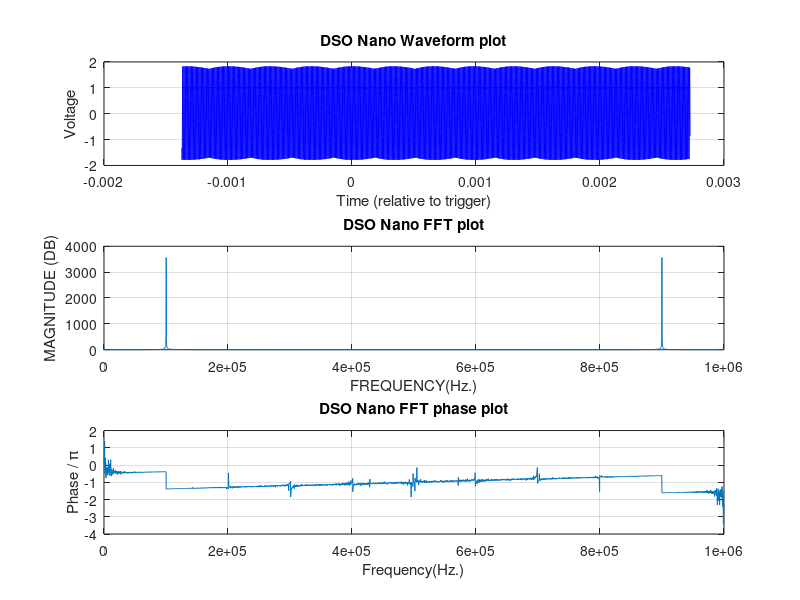

Here is the MATLAB script that generated this plot:
% #!/usr/bin/octave --persist
% Generated by BenfWaves - http://code.google.com/p/benfwaves
% Tested on Matlab R2013a

% Profile variables

originalFile = 'Serialized\100ksine.XML.test.csv';
fileNumber   = 'S039';
firmware     = 'V3.61';

voltageDiv   = 1;
attenuation  = 1;
vsens        = 0.0022;
vdiffMax     = 8;
rin          = 546000;

timeDiv      = 5E-06;
timeRange    = 0.004098;
sampleCount  = 4098;
firstIndex   = 0;
samplingFreq = sampleCount / timeRange;
sampPerDiv   = samplingFreq * timeDiv;
divRange     = timeRange / timeDiv;
fastSampMode = 'DisabledByTimescale';

triggerIndex = 1371;
triggerKind  = 'EdgeRising';
triggerMode  = 'AUTO';
triggerLevel = 1;
triggerSens  = 0;
triggerLow   = triggerLevel - triggerSens;
triggerHigh  = triggerLevel + triggerSens;


% Data series

voltages = [ ...
-1.317;	-1.782;	-1.541;	-0.716;	0.398;	1.369;	1.828;	1.558;	0.725;	-0.37;
-1.336;	-1.778;	-1.523;	-0.683;	0.429;	1.388;	1.828;	1.539;	0.694;	-0.405;
-1.358;	-1.782;	-1.51;	-0.653;	0.464;	1.412;	1.83;	1.523;	0.662;	-0.442;
-1.384;	-1.785;	-1.486;	-0.622;	0.496;	1.432;	1.83;	1.504;	0.631;	-0.472;
-1.404;	-1.782;	-1.469;	-0.594;	0.527;	1.454;	1.83;	1.486;	0.601;	-0.503;
-1.425;	-1.785;	-1.452;	-0.559;	0.559;	1.476;	1.83;	1.465;	0.57;	-0.533;
-1.445;	-1.782;	-1.43;	-0.524;	0.592;	1.497;	1.828;	1.445;	0.535;	-0.568;
-1.462;	-1.785;	-1.41;	-0.494;	0.625;	1.515;	1.828;	1.423;	0.505;	-0.598;
-1.484;	-1.78;	-1.388;	-0.459;	0.657;	1.534;	1.824;	1.404;	0.472;	-0.631;
-1.502;	-1.776;	-1.369;	-0.427;	0.692;	1.552;	1.822;	1.382;	0.44;	-0.664;
-1.519;	-1.774;	-1.345;	-0.392;	0.723;	1.573;	1.815;	1.358;	0.407;	-0.694;
-1.541;	-1.772;	-1.325;	-0.361;	0.753;	1.591;	1.813;	1.336;	0.374;	-0.725;
-1.558;	-1.767;	-1.301;	-0.326;	0.783;	1.604;	1.806;	1.31;	0.34;	-0.76;
-1.576;	-1.761;	-1.277;	-0.292;	0.814;	1.624;	1.8;	1.288;	0.307;	-0.79;
-1.589;	-1.761;	-1.254;	-0.259;	0.847;	1.639;	1.793;	1.262;	0.27;	-0.816;
-1.604;	-1.752;	-1.23;	-0.226;	0.877;	1.652;	1.787;	1.24;	0.239;	-0.847;
-1.619;	-1.745;	-1.206;	-0.192;	0.908;	1.669;	1.78;	1.217;	0.207;	-0.879;
-1.632;	-1.737;	-1.182;	-0.159;	0.936;	1.682;	1.772;	1.19;	0.174;	-0.905;
-1.645;	-1.728;	-1.156;	-0.126;	0.966;	1.698;	1.763;	1.164;	0.141;	-0.936;
-1.661;	-1.724;	-1.129;	-0.094;	0.995;	1.711;	1.754;	1.138;	0.107;	-0.966;
-1.671;	-1.715;	-1.101;	-0.057;	1.021;	1.719;	1.745;	1.112;	0.076;	-0.992;
-1.682;	-1.706;	-1.079;	-0.024;	1.049;	1.732;	1.735;	1.088;	0.039;	-1.019;
-1.695;	-1.695;	-1.051;	0.009;	1.075;	1.741;	1.724;	1.06;	0.009;	-1.049;
-1.706;	-1.684;	-1.027;	0.044;	1.103;	1.756;	1.713;	1.032;	-0.026;	-1.077;
-1.715;	-1.674;	-0.995;	0.078;	1.132;	1.767;	1.7;	1.005;	-0.059;	-1.103;
-1.728;	-1.661;	-0.966;	0.111;	1.162;	1.776;	1.689;	0.975;	-0.094;	-1.129;
-1.737;	-1.65;	-0.938;	0.148;	1.184;	1.787;	1.676;	0.947;	-0.124;	-1.156;
-1.743;	-1.639;	-0.91;	0.178;	1.21;	1.798;	1.661;	0.921;	-0.157;	-1.182;
-1.754;	-1.626;	-0.879;	0.213;	1.236;	1.804;	1.647;	0.888;	-0.194;	-1.206;
-1.758;	-1.61;	-0.851;	0.246;	1.26;	1.808;	1.632;	0.864;	-0.22;	-1.23;
-1.765;	-1.595;	-0.825;	0.276;	1.284;	1.815;	1.617;	0.831;	-0.257;	-1.256;
-1.772;	-1.58;	-0.792;	0.311;	1.306;	1.819;	1.597;	0.805;	-0.285;	-1.28;
-1.774;	-1.567;	-0.766;	0.342;	1.33;	1.824;	1.587;	0.775;	-0.32;	-1.304;
-1.78;	-1.55;	-0.733;	0.374;	1.354;	1.826;	1.569;	0.744;	-0.35;	-1.325;
-1.78;	-1.532;	-0.703;	0.409;	1.373;	1.828;	1.552;	0.716;	-0.385;	-1.345;
-1.78;	-1.521;	-0.672;	0.442;	1.399;	1.83;	1.534;	0.683;	-0.42;	-1.367;
-1.782;	-1.499;	-0.64;	0.474;	1.421;	1.83;	1.517;	0.653;	-0.448;	-1.386;
-1.785;	-1.482;	-0.612;	0.507;	1.441;	1.832;	1.521;	0.62;	-0.481;	-1.412;
-1.782;	-1.465;	-0.577;	0.54;	1.462;	1.832;	1.497;	0.59;	-0.516;	-1.432;
-1.782;	-1.445;	-0.546;	0.57;	1.484;	1.83;	1.458;	0.559;	-0.546;	-1.449;
-1.787;	-1.425;	-0.516;	0.603;	1.502;	1.828;	1.436;	0.524;	-0.579;	-1.471;
-1.782;	-1.404;	-0.483;	0.635;	1.521;	1.826;	1.417;	0.496;	-0.609;	-1.491;
-1.778;	-1.386;	-0.45;	0.668;	1.539;	1.824;	1.395;	0.461;	-0.644;	-1.506;
-1.776;	-1.362;	-0.416;	0.699;	1.558;	1.819;	1.378;	0.431;	-0.672;	-1.523;
-1.774;	-1.343;	-0.387;	0.729;	1.578;	1.817;	1.356;	0.398;	-0.703;	-1.547;
-1.772;	-1.319;	-0.353;	0.762;	1.593;	1.813;	1.328;	0.368;	-0.731;	-1.558;
-1.765;	-1.295;	-0.318;	0.792;	1.61;	1.806;	1.308;	0.333;	-0.766;	-1.578;
-1.763;	-1.271;	-0.285;	0.823;	1.626;	1.8;	1.282;	0.296;	-0.797;	-1.591;
-1.756;	-1.247;	-0.25;	0.855;	1.639;	1.793;	1.26;	0.268;	-0.827;	-1.608;
-1.75;	-1.225;	-0.218;	0.884;	1.658;	1.787;	1.234;	0.233;	-0.857;	-1.621;
-1.743;	-1.201;	-0.187;	0.912;	1.669;	1.776;	1.21;	0.202;	-0.884;	-1.634;
-1.735;	-1.175;	-0.155;	0.942;	1.684;	1.772;	1.186;	0.168;	-0.914;	-1.652;
-1.728;	-1.149;	-0.115;	0.971;	1.7;	1.761;	1.16;	0.133;	-0.942;	-1.663;
-1.719;	-1.123;	-0.085;	0.999;	1.713;	1.752;	1.134;	0.102;	-0.968;	-1.671;
-1.715;	-1.099;	-0.05;	1.027;	1.726;	1.743;	1.11;	0.067;	-0.999;	-1.684;
-1.7;	-1.071;	-0.017;	1.058;	1.735;	1.732;	1.082;	0.037;	-1.025;	-1.698;
-1.691;	-1.045;	0.02;	1.084;	1.748;	1.719;	1.053;	0;	-1.058;	-1.708;
-1.682;	-1.016;	0.052;	1.112;	1.761;	1.708;	1.025;	-0.035;	-1.084;	-1.717;
-1.671;	-0.988;	0.085;	1.14;	1.769;	1.695;	0.997;	-0.07;	-1.112;	-1.732;
-1.656;	-0.96;	0.122;	1.169;	1.778;	1.684;	0.964;	-0.1;	-1.136;	-1.739;
-1.647;	-0.931;	0.155;	1.188;	1.789;	1.671;	0.94;	-0.133;	-1.164;	-1.748;
-1.634;	-0.901;	0.189;	1.219;	1.798;	1.656;	0.91;	-0.17;	-1.186;	-1.754;
-1.619;	-0.871;	0.224;	1.245;	1.804;	1.643;	0.879;	-0.202;	-1.212;	-1.761;
-1.604;	-0.842;	0.259;	1.271;	1.811;	1.628;	0.851;	-0.235;	-1.243;	-1.767;
-1.589;	-0.81;	0.294;	1.295;	1.817;	1.608;	0.82;	-0.27;	-1.264;	-1.772;
-1.573;	-0.779;	0.326;	1.319;	1.824;	1.595;	0.79;	-0.305;	-1.291;	-1.778;
-1.558;	-0.746;	0.363;	1.345;	1.826;	1.576;	0.755;	-0.337;	-1.312;	-1.78;
-1.541;	-0.716;	0.396;	1.365;	1.828;	1.558;	0.729;	-0.37;	-1.334;	-1.78;
-1.528;	-0.688;	0.424;	1.388;	1.83;	1.543;	0.696;	-0.407;	-1.36;	-1.78;
-1.506;	-0.653;	0.461;	1.412;	1.828;	1.523;	0.666;	-0.437;	-1.38;	-1.782;
-1.489;	-0.625;	0.494;	1.432;	1.832;	1.53;	0.633;	-0.466;	-1.404;	-1.782;
-1.471;	-0.592;	0.527;	1.454;	1.832;	1.506;	0.603;	-0.501;	-1.423;	-1.782;
-1.452;	-0.559;	0.557;	1.476;	1.828;	1.467;	0.57;	-0.533;	-1.441;	-1.785;
-1.43;	-0.527;	0.592;	1.497;	1.83;	1.447;	0.535;	-0.566;	-1.462;	-1.78;
-1.412;	-0.492;	0.625;	1.515;	1.826;	1.425;	0.507;	-0.598;	-1.482;	-1.778;
-1.393;	-0.464;	0.655;	1.532;	1.824;	1.406;	0.474;	-0.631;	-1.499;	-1.778;
-1.371;	-0.431;	0.683;	1.55;	1.819;	1.384;	0.444;	-0.659;	-1.517;	-1.776;
-1.351;	-0.4;	0.716;	1.569;	1.817;	1.362;	0.411;	-0.69;	-1.539;	-1.772;
-1.325;	-0.366;	0.749;	1.587;	1.813;	1.338;	0.379;	-0.72;	-1.552;	-1.767;
-1.306;	-0.333;	0.777;	1.602;	1.808;	1.317;	0.346;	-0.753;	-1.571;	-1.765;
-1.282;	-0.298;	0.812;	1.621;	1.802;	1.295;	0.309;	-0.781;	-1.587;	-1.756;
-1.258;	-0.266;	0.842;	1.634;	1.795;	1.269;	0.281;	-0.812;	-1.6;	-1.752;
-1.236;	-0.233;	0.871;	1.652;	1.791;	1.247;	0.246;	-0.844;	-1.615;	-1.743;
-1.21;	-0.198;	0.901;	1.667;	1.78;	1.223;	0.215;	-0.871;	-1.628;	-1.739;
-1.184;	-0.17;	0.931;	1.678;	1.774;	1.197;	0.183;	-0.899;	-1.647;	-1.732;
-1.16;	-0.133;	0.958;	1.693;	1.767;	1.169;	0.146;	-0.934;	-1.656;	-1.724;
-1.136;	-0.098;	0.986;	1.704;	1.756;	1.143;	0.115;	-0.96;	-1.671;	-1.717;
-1.108;	-0.065;	1.016;	1.719;	1.748;	1.116;	0.076;	-0.99;	-1.682;	-1.706;
-1.084;	-0.03;	1.045;	1.73;	1.737;	1.088;	0.044;	-1.016;	-1.693;	-1.698;
-1.058;	0.002;	1.071;	1.743;	1.726;	1.064;	0.013;	-1.045;	-1.702;	-1.687;
-1.029;	0.035;	1.099;	1.754;	1.713;	1.04;	-0.017;	-1.069;	-1.713;	-1.676;
-1.001;	0.067;	1.127;	1.765;	1.704;	1.012;	-0.052;	-1.099;	-1.726;	-1.665;
-0.971;	0.107;	1.153;	1.776;	1.691;	0.979;	-0.083;	-1.123;	-1.732;	-1.652;
-0.945;	0.139;	1.177;	1.785;	1.678;	0.955;	-0.115;	-1.149;	-1.743;	-1.643;
-0.916;	0.172;	1.206;	1.795;	1.663;	0.923;	-0.157;	-1.177;	-1.752;	-1.628;
-0.884;	0.209;	1.232;	1.8;	1.65;	0.892;	-0.189;	-1.203;	-1.761;	-1.613;
-0.857;	0.244;	1.258;	1.811;	1.634;	0.864;	-0.22;	-1.23;	-1.765;	-1.597;
-0.825;	0.276;	1.282;	1.815;	1.615;	0.834;	-0.255;	-1.254;	-1.769;	-1.582;
-0.794;	0.309;	1.308;	1.819;	1.602;	0.805;	-0.287;	-1.277;	-1.778;	-1.565;
-0.766;	0.344;	1.332;	1.824;	1.587;	0.773;	-0.322;	-1.301;	-1.778;	-1.552;
-0.733;	0.376;	1.354;	1.828;	1.569;	0.746;	-0.353;	-1.323;	-1.78;	-1.536;
-0.705;	0.409;	1.375;	1.83;	1.554;	0.714;	-0.385;	-1.345;	-1.78;	-1.519;
-0.672;	0.444;	1.399;	1.828;	1.534;	0.683;	-0.42;	-1.369;	-1.782;	-1.497;
-0.64;	0.477;	1.423;	1.83;	1.515;	0.651;	-0.453;	-1.393;	-1.782;	-1.48;
-0.607;	0.509;	1.443;	1.83;	1.493;	0.622;	-0.481;	-1.41;	-1.782;	-1.462;
-0.579;	0.538;	1.462;	1.83;	1.478;	0.588;	-0.516;	-1.43;	-1.787;	-1.443;
-0.546;	0.572;	1.482;	1.828;	1.458;	0.555;	-0.546;	-1.452;	-1.782;	-1.425;
-0.518;	0.605;	1.499;	1.828;	1.439;	0.527;	-0.577;	-1.471;	-1.782;	-1.408;
-0.481;	0.635;	1.521;	1.826;	1.417;	0.496;	-0.612;	-1.489;	-1.78;	-1.384;
-0.448;	0.668;	1.541;	1.822;	1.397;	0.464;	-0.64;	-1.506;	-1.776;	-1.362;
-0.418;	0.701;	1.56;	1.822;	1.375;	0.431;	-0.672;	-1.528;	-1.774;	-1.341;
-0.385;	0.731;	1.576;	1.817;	1.349;	0.396;	-0.703;	-1.543;	-1.772;	-1.317;
-0.348;	0.76;	1.593;	1.811;	1.33;	0.366;	-0.738;	-1.56;	-1.769;	-1.295;
-0.318;	0.792;	1.61;	1.804;	1.304;	0.329;	-0.766;	-1.576;	-1.761;	-1.273;
-0.287;	0.82;	1.626;	1.8;	1.284;	0.298;	-0.797;	-1.593;	-1.756;	-1.251;
-0.252;	0.853;	1.641;	1.793;	1.26;	0.266;	-0.829;	-1.608;	-1.752;	-1.225;
-0.218;	0.879;	1.658;	1.782;	1.236;	0.235;	-0.855;	-1.621;	-1.743;	-1.201;
-0.187;	0.912;	1.669;	1.78;	1.21;	0.202;	-0.884;	-1.639;	-1.737;	-1.175;
-0.152;	0.942;	1.687;	1.772;	1.184;	0.17;	-0.91;	-1.647;	-1.728;	-1.151;
-0.12;	0.968;	1.7;	1.763;	1.16;	0.135;	-0.942;	-1.661;	-1.724;	-1.123;
-0.085;	0.999;	1.713;	1.752;	1.136;	0.1;	-0.971;	-1.674;	-1.713;	-1.097;
-0.052;	1.027;	1.721;	1.743;	1.108;	0.067;	-0.999;	-1.684;	-1.702;	-1.075;
-0.017;	1.056;	1.737;	1.732;	1.082;	0.037;	-1.027;	-1.698;	-1.691;	-1.045;
0.017;	1.084;	1.748;	1.717;	1.053;	0;	-1.056;	-1.706;	-1.682;	-1.016;
0.05;	1.11;	1.758;	1.711;	1.027;	-0.033;	-1.082;	-1.719;	-1.669;	-0.99;
0.085;	1.138;	1.769;	1.698;	0.995;	-0.065;	-1.108;	-1.728;	-1.661;	-0.962;
0.12;	1.164;	1.78;	1.684;	0.968;	-0.1;	-1.138;	-1.739;	-1.647;	-0.929;
0.157;	1.193;	1.791;	1.671;	0.938;	-0.137;	-1.162;	-1.748;	-1.632;	-0.901;
0.187;	1.217;	1.795;	1.658;	0.91;	-0.168;	-1.188;	-1.754;	-1.619;	-0.875;
0.224;	1.243;	1.806;	1.643;	0.886;	-0.196;	-1.214;	-1.761;	-1.606;	-0.844;
0.252;	1.267;	1.811;	1.626;	0.855;	-0.235;	-1.238;	-1.767;	-1.591;	-0.814;
0.287;	1.293;	1.817;	1.61;	0.823;	-0.266;	-1.262;	-1.776;	-1.578;	-0.783;
0.322;	1.317;	1.822;	1.595;	0.792;	-0.298;	-1.286;	-1.776;	-1.563;	-0.755;
0.355;	1.336;	1.824;	1.578;	0.764;	-0.331;	-1.308;	-1.78;	-1.547;	-0.725;
0.387;	1.36;	1.828;	1.565;	0.736;	-0.366;	-1.332;	-1.78;	-1.53;	-0.694;
0.42;	1.384;	1.828;	1.547;	0.703;	-0.4;	-1.354;	-1.782;	-1.513;	-0.664;
0.457;	1.406;	1.832;	1.552;	0.672;	-0.427;	-1.375;	-1.782;	-1.493;	-0.631;
0.485;	1.428;	1.832;	1.53;	0.64;	-0.459;	-1.397;	-1.78;	-1.473;	-0.596;
0.518;	1.452;	1.832;	1.513;	0.607;	-0.496;	-1.419;	-1.785;	-1.454;	-0.566;
0.553;	1.471;	1.83;	1.469;	0.572;	-0.529;	-1.441;	-1.782;	-1.434;	-0.531;
0.588;	1.491;	1.828;	1.449;	0.542;	-0.561;	-1.462;	-1.778;	-1.419;	-0.498;
0.618;	1.513;	1.828;	1.428;	0.511;	-0.596;	-1.478;	-1.782;	-1.393;	-0.468;
0.651;	1.53;	1.824;	1.408;	0.477;	-0.627;	-1.497;	-1.778;	-1.373;	-0.437;
0.686;	1.55;	1.822;	1.386;	0.444;	-0.657;	-1.519;	-1.776;	-1.349;	-0.4;
0.714;	1.569;	1.817;	1.36;	0.413;	-0.69;	-1.534;	-1.772;	-1.328;	-0.37;
0.744;	1.587;	1.813;	1.343;	0.381;	-0.718;	-1.552;	-1.772;	-1.308;	-0.335;
0.779;	1.602;	1.808;	1.321;	0.348;	-0.749;	-1.569;	-1.761;	-1.284;	-0.303;
0.81;	1.617;	1.802;	1.295;	0.318;	-0.779;	-1.582;	-1.758;	-1.262;	-0.268;
0.838;	1.634;	1.798;	1.271;	0.281;	-0.814;	-1.597;	-1.752;	-1.234;	-0.233;
0.868;	1.65;	1.787;	1.247;	0.248;	-0.84;	-1.617;	-1.748;	-1.21;	-0.202;
0.901;	1.665;	1.782;	1.219;	0.215;	-0.875;	-1.632;	-1.737;	-1.186;	-0.168;
0.931;	1.68;	1.774;	1.193;	0.181;	-0.903;	-1.645;	-1.732;	-1.162;	-0.133;
0.958;	1.695;	1.765;	1.169;	0.148;	-0.931;	-1.656;	-1.724;	-1.136;	-0.098;
0.988;	1.706;	1.758;	1.145;	0.115;	-0.958;	-1.669;	-1.715;	-1.108;	-0.065;
1.016;	1.719;	1.748;	1.119;	0.081;	-0.986;	-1.68;	-1.706;	-1.086;	-0.033;
1.045;	1.73;	1.737;	1.092;	0.052;	-1.014;	-1.691;	-1.698;	-1.056;	0.004;
1.071;	1.745;	1.726;	1.066;	0.015;	-1.042;	-1.704;	-1.687;	-1.029;	0.035;
1.099;	1.754;	1.715;	1.038;	-0.017;	-1.071;	-1.717;	-1.676;	-1.003;	0.072;
1.125;	1.765;	1.702;	1.008;	-0.05;	-1.097;	-1.724;	-1.665;	-0.973;	0.104;
1.153;	1.776;	1.689;	0.982;	-0.087;	-1.127;	-1.737;	-1.656;	-0.945;	0.139;
1.18;	1.785;	1.676;	0.951;	-0.122;	-1.151;	-1.743;	-1.641;	-0.916;	0.172;
1.206;	1.791;	1.665;	0.925;	-0.152;	-1.175;	-1.752;	-1.626;	-0.888;	0.207;
1.232;	1.802;	1.647;	0.894;	-0.189;	-1.206;	-1.758;	-1.613;	-0.855;	0.242;
1.258;	1.811;	1.63;	0.866;	-0.22;	-1.227;	-1.765;	-1.597;	-0.823;	0.276;
1.284;	1.817;	1.617;	0.834;	-0.255;	-1.256;	-1.774;	-1.58;	-0.79;	0.313;
1.312;	1.822;	1.6;	0.797;	-0.292;	-1.28;	-1.774;	-1.563;	-0.757;	0.348;
1.332;	1.826;	1.584;	0.768;	-0.329;	-1.304;	-1.778;	-1.55;	-0.727;	0.385;
1.36;	1.828;	1.563;	0.736;	-0.363;	-1.33;	-1.782;	-1.53;	-0.696;	0.418;
1.382;	1.828;	1.545;	0.703;	-0.398;	-1.354;	-1.782;	-1.513;	-0.664;	0.453;
1.406;	1.828;	1.528;	0.67;	-0.431;	-1.38;	-1.782;	-1.493;	-0.633;	0.487;
1.428;	1.835;	1.528;	0.64;	-0.464;	-1.397;	-1.785;	-1.473;	-0.596;	0.52;
1.449;	1.83;	1.486;	0.605;	-0.496;	-1.421;	-1.785;	-1.454;	-0.564;	0.555;
1.471;	1.83;	1.471;	0.572;	-0.531;	-1.443;	-1.782;	-1.434;	-0.531;	0.588;
1.491;	1.83;	1.449;	0.542;	-0.564;	-1.462;	-1.782;	-1.417;	-0.496;	0.62;
1.513;	1.828;	1.428;	0.509;	-0.596;	-1.48;	-1.78;	-1.393;	-0.466;	0.653;
1.532;	1.822;	1.406;	0.477;	-0.627;	-1.499;	-1.78;	-1.373;	-0.433;	0.686;
1.552;	1.822;	1.384;	0.444;	-0.662;	-1.521;	-1.776;	-1.349;	-0.398;	0.718;
1.571;	1.817;	1.36;	0.411;	-0.69;	-1.539;	-1.772;	-1.325;	-0.363;	0.749;
1.587;	1.813;	1.338;	0.376;	-0.727;	-1.556;	-1.772;	-1.304;	-0.329;	0.783;
1.604;	1.806;	1.312;	0.34;	-0.757;	-1.571;	-1.763;	-1.28;	-0.296;	0.814;
1.619;	1.804;	1.288;	0.309;	-0.788;	-1.587;	-1.758;	-1.258;	-0.263;	0.844;
1.639;	1.795;	1.264;	0.274;	-0.82;	-1.604;	-1.752;	-1.23;	-0.224;	0.877;
1.654;	1.785;	1.24;	0.237;	-0.851;	-1.619;	-1.743;	-1.203;	-0.192;	0.91;
1.671;	1.78;	1.214;	0.207;	-0.879;	-1.634;	-1.737;	-1.177;	-0.155;	0.94;
1.684;	1.774;	1.184;	0.172;	-0.91;	-1.647;	-1.728;	-1.151;	-0.12;	0.966;
1.698;	1.763;	1.162;	0.135;	-0.942;	-1.661;	-1.724;	-1.125;	-0.085;	1.001;
1.713;	1.752;	1.132;	0.098;	-0.971;	-1.676;	-1.713;	-1.099;	-0.052;	1.027;
1.724;	1.741;	1.106;	0.065;	-0.999;	-1.689;	-1.702;	-1.073;	-0.017;	1.056;
1.735;	1.732;	1.079;	0.033;	-1.027;	-1.698;	-1.691;	-1.045;	0.02;	1.084;
1.748;	1.719;	1.056;	-0.002;	-1.056;	-1.708;	-1.682;	-1.016;	0.052;	1.114;
1.758;	1.708;	1.025;	-0.035;	-1.086;	-1.724;	-1.669;	-0.986;	0.087;	1.14;
1.769;	1.693;	0.992;	-0.072;	-1.114;	-1.728;	-1.656;	-0.958;	0.124;	1.166;
1.78;	1.684;	0.966;	-0.104;	-1.14;	-1.739;	-1.645;	-0.925;	0.159;	1.195;
1.793;	1.669;	0.934;	-0.144;	-1.166;	-1.75;	-1.63;	-0.894;	0.196;	1.223;
1.8;	1.656;	0.908;	-0.172;	-1.193;	-1.756;	-1.615;	-0.871;	0.231;	1.247;
1.808;	1.641;	0.877;	-0.209;	-1.223;	-1.761;	-1.602;	-0.836;	0.266;	1.273;
1.813;	1.621;	0.847;	-0.242;	-1.245;	-1.769;	-1.587;	-0.805;	0.296;	1.299;
1.819;	1.608;	0.816;	-0.276;	-1.271;	-1.776;	-1.571;	-0.775;	0.333;	1.323;
1.822;	1.591;	0.779;	-0.313;	-1.295;	-1.776;	-1.554;	-0.742;	0.368;	1.347;
1.826;	1.573;	0.753;	-0.344;	-1.319;	-1.778;	-1.541;	-0.712;	0.4;	1.371;
1.828;	1.556;	0.72;	-0.381;	-1.343;	-1.782;	-1.521;	-0.679;	0.44;	1.395;
1.828;	1.536;	0.688;	-0.416;	-1.365;	-1.782;	-1.499;	-0.649;	0.472;	1.419;
1.832;	1.541;	0.657;	-0.446;	-1.388;	-1.782;	-1.482;	-0.614;	0.505;	1.439;
1.832;	1.521;	0.625;	-0.479;	-1.408;	-1.785;	-1.465;	-0.581;	0.535;	1.462;
1.832;	1.502;	0.592;	-0.516;	-1.43;	-1.785;	-1.443;	-0.546;	0.572;	1.484;
1.83;	1.458;	0.555;	-0.546;	-1.454;	-1.785;	-1.421;	-0.514;	0.609;	1.502;
1.83;	1.436;	0.522;	-0.581;	-1.473;	-1.782;	-1.404;	-0.479;	0.64;	1.523;
1.826;	1.415;	0.49;	-0.618;	-1.493;	-1.78;	-1.38;	-0.444;	0.67;	1.543;
1.822;	1.393;	0.457;	-0.644;	-1.513;	-1.776;	-1.36;	-0.411;	0.705;	1.565;
1.819;	1.369;	0.422;	-0.681;	-1.534;	-1.772;	-1.334;	-0.376;	0.738;	1.584;
1.815;	1.345;	0.39;	-0.709;	-1.547;	-1.769;	-1.31;	-0.342;	0.77;	1.6;
1.811;	1.325;	0.357;	-0.742;	-1.565;	-1.765;	-1.288;	-0.309;	0.803;	1.615;
1.804;	1.299;	0.32;	-0.773;	-1.584;	-1.758;	-1.264;	-0.274;	0.834;	1.63;
1.798;	1.273;	0.287;	-0.807;	-1.597;	-1.754;	-1.243;	-0.239;	0.866;	1.647;
1.789;	1.249;	0.252;	-0.84;	-1.613;	-1.748;	-1.214;	-0.202;	0.897;	1.663;
1.78;	1.223;	0.215;	-0.871;	-1.628;	-1.741;	-1.188;	-0.172;	0.927;	1.678;
1.774;	1.197;	0.183;	-0.899;	-1.645;	-1.732;	-1.162;	-0.135;	0.958;	1.691;
1.767;	1.169;	0.152;	-0.929;	-1.654;	-1.724;	-1.136;	-0.098;	0.986;	1.706;
1.756;	1.145;	0.113;	-0.96;	-1.667;	-1.717;	-1.108;	-0.065;	1.016;	1.719;
1.748;	1.119;	0.078;	-0.988;	-1.684;	-1.706;	-1.079;	-0.028;	1.045;	1.73;
1.739;	1.09;	0.046;	-1.014;	-1.693;	-1.695;	-1.053;	0.007;	1.077;	1.745;
1.726;	1.062;	0.011;	-1.049;	-1.704;	-1.682;	-1.025;	0.041;	1.103;	1.756;
1.713;	1.034;	-0.024;	-1.075;	-1.715;	-1.674;	-0.997;	0.074;	1.132;	1.767;
1.702;	1.005;	-0.059;	-1.101;	-1.728;	-1.661;	-0.968;	0.111;	1.16;	1.776;
1.687;	0.973;	-0.094;	-1.129;	-1.739;	-1.65;	-0.938;	0.146;	1.184;	1.787;
1.676;	0.947;	-0.128;	-1.158;	-1.745;	-1.639;	-0.908;	0.181;	1.214;	1.8;
1.658;	0.914;	-0.168;	-1.184;	-1.752;	-1.624;	-0.875;	0.215;	1.238;	1.804;
1.647;	0.888;	-0.194;	-1.21;	-1.761;	-1.608;	-0.851;	0.25;	1.264;	1.813;
1.628;	0.857;	-0.229;	-1.236;	-1.765;	-1.591;	-0.816;	0.285;	1.288;	1.817;
1.613;	0.825;	-0.263;	-1.258;	-1.772;	-1.576;	-0.783;	0.32;	1.314;	1.822;
1.597;	0.797;	-0.298;	-1.284;	-1.776;	-1.56;	-0.753;	0.353;	1.341;	1.826;
1.58;	0.762;	-0.333;	-1.308;	-1.778;	-1.545;	-0.72;	0.392;	1.362;	1.828;
1.563;	0.729;	-0.366;	-1.332;	-1.778;	-1.528;	-0.688;	0.422;	1.388;	1.83;
1.543;	0.699;	-0.405;	-1.356;	-1.78;	-1.508;	-0.657;	0.459;	1.41;	1.83;
1.523;	0.666;	-0.437;	-1.382;	-1.785;	-1.489;	-0.622;	0.494;	1.434;	1.832;
1.526;	0.629;	-0.47;	-1.406;	-1.782;	-1.469;	-0.59;	0.529;	1.458;	1.832;
1.506;	0.598;	-0.505;	-1.425;	-1.782;	-1.449;	-0.555;	0.561;	1.478;	1.83;
1.465;	0.566;	-0.538;	-1.445;	-1.785;	-1.43;	-0.522;	0.596;	1.499;	1.83;
1.441;	0.531;	-0.57;	-1.467;	-1.78;	-1.404;	-0.485;	0.633;	1.519;	1.828;
1.419;	0.498;	-0.609;	-1.489;	-1.78;	-1.386;	-0.45;	0.668;	1.539;	1.822;
1.397;	0.466;	-0.64;	-1.506;	-1.776;	-1.362;	-0.418;	0.699;	1.558;	1.819;
1.375;	0.431;	-0.675;	-1.526;	-1.774;	-1.338;	-0.385;	0.731;	1.58;	1.815;
1.351;	0.392;	-0.707;	-1.547;	-1.772;	-1.317;	-0.346;	0.766;	1.595;	1.811;
1.323;	0.361;	-0.738;	-1.56;	-1.765;	-1.293;	-0.313;	0.797;	1.613;	1.806;
1.304;	0.331;	-0.77;	-1.58;	-1.763;	-1.271;	-0.281;	0.827;	1.628;	1.798;
1.277;	0.292;	-0.801;	-1.595;	-1.754;	-1.243;	-0.246;	0.86;	1.643;	1.793;
1.256;	0.259;	-0.831;	-1.61;	-1.75;	-1.221;	-0.209;	0.892;	1.661;	1.785;
1.232;	0.226;	-0.864;	-1.626;	-1.739;	-1.19;	-0.176;	0.923;	1.676;	1.774;
1.203;	0.192;	-0.892;	-1.639;	-1.732;	-1.166;	-0.139;	0.953;	1.693;	1.767;
1.175;	0.155;	-0.925;	-1.656;	-1.724;	-1.14;	-0.102;	0.984;	1.706;	1.758;
1.149;	0.122;	-0.953;	-1.667;	-1.717;	-1.112;	-0.07;	1.01;	1.719;	1.75;
1.121;	0.085;	-0.984;	-1.678;	-1.711;	-1.084;	-0.035;	1.04;	1.73;	1.737;
1.092;	0.048;	-1.012;	-1.693;	-1.698;	-1.058;	0;	1.069;	1.741;	1.726;
1.066;	0.015;	-1.042;	-1.704;	-1.687;	-1.032;	0.035;	1.099;	1.754;	1.715;
1.038;	-0.02;	-1.073;	-1.713;	-1.674;	-1.001;	0.074;	1.127;	1.765;	1.7;
1.008;	-0.054;	-1.099;	-1.726;	-1.665;	-0.971;	0.104;	1.153;	1.776;	1.689;
0.979;	-0.091;	-1.127;	-1.737;	-1.65;	-0.94;	0.144;	1.182;	1.787;	1.678;
0.949;	-0.122;	-1.153;	-1.743;	-1.637;	-0.912;	0.176;	1.206;	1.795;	1.663;
0.921;	-0.157;	-1.177;	-1.752;	-1.628;	-0.881;	0.211;	1.236;	1.804;	1.647;
0.89;	-0.192;	-1.206;	-1.758;	-1.608;	-0.853;	0.248;	1.26;	1.808;	1.632;
0.86;	-0.224;	-1.232;	-1.765;	-1.593;	-0.82;	0.283;	1.286;	1.815;	1.615;
0.829;	-0.261;	-1.26;	-1.772;	-1.582;	-0.792;	0.318;	1.312;	1.822;	1.597;
0.799;	-0.294;	-1.284;	-1.774;	-1.565;	-0.76;	0.346;	1.334;	1.824;	1.582;
0.77;	-0.326;	-1.306;	-1.78;	-1.545;	-0.727;	0.383;	1.36;	1.83;	1.565;
0.738;	-0.361;	-1.33;	-1.78;	-1.53;	-0.696;	0.422;	1.382;	1.828;	1.547;
0.703;	-0.398;	-1.354;	-1.78;	-1.513;	-0.662;	0.455;	1.408;	1.83;	1.528;
0.67;	-0.433;	-1.375;	-1.782;	-1.491;	-0.627;	0.49;	1.43;	1.83;	1.508;
0.638;	-0.464;	-1.397;	-1.785;	-1.471;	-0.596;	0.522;	1.452;	1.83;	1.489;
0.607;	-0.496;	-1.421;	-1.782;	-1.454;	-0.561;	0.557;	1.473;	1.835;	1.486;
0.572;	-0.531;	-1.441;	-1.782;	-1.432;	-0.529;	0.59;	1.493;	1.828;	1.447;
0.54;	-0.564;	-1.462;	-1.785;	-1.412;	-0.496;	0.622;	1.513;	1.828;	1.425;
0.505;	-0.596;	-1.48;	-1.78;	-1.391;	-0.464;	0.657;	1.532;	1.826;	1.406;
0.474;	-0.631;	-1.502;	-1.778;	-1.369;	-0.427;	0.69;	1.556;	1.822;	1.38;
0.437;	-0.668;	-1.519;	-1.776;	-1.345;	-0.392;	0.725;	1.571;	1.815;	1.358;
0.407;	-0.696;	-1.541;	-1.772;	-1.321;	-0.359;	0.757;	1.591;	1.813;	1.334;
0.372;	-0.729;	-1.558;	-1.767;	-1.297;	-0.32;	0.792;	1.608;	1.806;	1.306;
0.335;	-0.762;	-1.576;	-1.758;	-1.269;	-0.283;	0.82;	1.63;	1.8;	1.282;
0.298;	-0.799;	-1.591;	-1.756;	-1.247;	-0.248;	0.857;	1.645;	1.793;	1.258;
0.261;	-0.829;	-1.608;	-1.75;	-1.219;	-0.213;	0.888;	1.658;	1.785;	1.232;
0.229;	-0.86;	-1.624;	-1.743;	-1.199;	-0.178;	0.916;	1.674;	1.778;	1.206;
0.198;	-0.89;	-1.639;	-1.735;	-1.171;	-0.144;	0.947;	1.689;	1.767;	1.182;
0.159;	-0.921;	-1.652;	-1.726;	-1.143;	-0.111;	0.979;	1.702;	1.761;	1.153;
0.124;	-0.951;	-1.667;	-1.719;	-1.119;	-0.076;	1.005;	1.717;	1.752;	1.125;
0.091;	-0.979;	-1.678;	-1.708;	-1.09;	-0.037;	1.036;	1.73;	1.739;	1.099;
0.057;	-1.01;	-1.689;	-1.698;	-1.06;	-0.004;	1.069;	1.741;	1.73;	1.073;
0.022;	-1.036;	-1.7;	-1.689;	-1.032;	0.03;	1.095;	1.752;	1.717;	1.045;
-0.011;	-1.064;	-1.711;	-1.68;	-1.008;	0.065;	1.123;	1.763;	1.704;	1.016;
-0.046;	-1.095;	-1.724;	-1.665;	-0.977;	0.1;	1.149;	1.774;	1.691;	0.986;
-0.081;	-1.121;	-1.732;	-1.656;	-0.951;	0.131;	1.175;	1.782;	1.68;	0.958;
-0.113;	-1.147;	-1.745;	-1.639;	-0.918;	0.168;	1.203;	1.793;	1.665;	0.927;
-0.146;	-1.173;	-1.75;	-1.628;	-0.888;	0.202;	1.227;	1.804;	1.652;	0.901;
-0.181;	-1.199;	-1.758;	-1.615;	-0.857;	0.237;	1.256;	1.808;	1.634;	0.868;
-0.22;	-1.225;	-1.763;	-1.597;	-0.829;	0.272;	1.28;	1.813;	1.621;	0.838;
-0.252;	-1.249;	-1.769;	-1.582;	-0.799;	0.309;	1.308;	1.819;	1.606;	0.807;
-0.285;	-1.277;	-1.774;	-1.565;	-0.766;	0.344;	1.332;	1.826;	1.584;	0.777;
-0.32;	-1.299;	-1.776;	-1.55;	-0.731;	0.376;	1.356;	1.828;	1.569;	0.746;
-0.355;	-1.323;	-1.782;	-1.534;	-0.705;	0.411;	1.378;	1.83;	1.552;	0.709;
-0.385;	-1.347;	-1.78;	-1.517;	-0.672;	0.444;	1.397;	1.83;	1.534;	0.681;
-0.422;	-1.371;	-1.78;	-1.502;	-0.638;	0.479;	1.421;	1.83;	1.513;	0.649;
-0.457;	-1.393;	-1.787;	-1.478;	-0.605;	0.511;	1.445;	1.83;	1.495;	0.616;
-0.487;	-1.415;	-1.785;	-1.46;	-0.575;	0.546;	1.465;	1.832;	1.497;	0.583;
-0.52;	-1.436;	-1.782;	-1.441;	-0.54;	0.579;	1.489;	1.83;	1.452;	0.553;
-0.553;	-1.454;	-1.782;	-1.419;	-0.507;	0.609;	1.508;	1.828;	1.436;	0.522;
-0.585;	-1.473;	-1.782;	-1.399;	-0.474;	0.646;	1.526;	1.826;	1.412;	0.483;
-0.62;	-1.493;	-1.778;	-1.375;	-0.442;	0.677;	1.543;	1.824;	1.393;	0.455;
-0.651;	-1.513;	-1.776;	-1.358;	-0.407;	0.707;	1.565;	1.822;	1.369;	0.42;
-0.683;	-1.53;	-1.774;	-1.334;	-0.372;	0.742;	1.584;	1.813;	1.345;	0.387;
-0.714;	-1.547;	-1.772;	-1.31;	-0.342;	0.773;	1.6;	1.808;	1.323;	0.355;
-0.744;	-1.567;	-1.763;	-1.288;	-0.305;	0.805;	1.617;	1.804;	1.297;	0.322;
-0.777;	-1.58;	-1.758;	-1.262;	-0.272;	0.834;	1.634;	1.798;	1.275;	0.289;
-0.805;	-1.595;	-1.754;	-1.24;	-0.237;	0.866;	1.65;	1.793;	1.251;	0.252;
-0.838;	-1.613;	-1.745;	-1.214;	-0.205;	0.894;	1.663;	1.785;	1.225;	0.222;
-0.866;	-1.626;	-1.739;	-1.19;	-0.17;	0.925;	1.678;	1.776;	1.201;	0.187;
-0.899;	-1.641;	-1.73;	-1.164;	-0.135;	0.955;	1.693;	1.765;	1.173;	0.152;
-0.927;	-1.654;	-1.726;	-1.136;	-0.102;	0.986;	1.706;	1.756;	1.149;	0.12;
-0.958;	-1.667;	-1.715;	-1.11;	-0.067;	1.014;	1.719;	1.75;	1.119;	0.083;
-0.986;	-1.68;	-1.706;	-1.084;	-0.033;	1.042;	1.732;	1.737;	1.092;	0.048;
-1.014;	-1.691;	-1.7;	-1.058;	0.002;	1.069;	1.741;	1.728;	1.064;	0.015;
-1.042;	-1.704;	-1.687;	-1.029;	0.037;	1.099;	1.752;	1.715;	1.04;	-0.015;
-1.069;	-1.713;	-1.676;	-1.001;	0.072;	1.127;	1.765;	1.704;	1.012;	-0.052;
-1.101;	-1.724;	-1.665;	-0.971;	0.107;	1.156;	1.776;	1.689;	0.979;	-0.087;
-1.123;	-1.732;	-1.652;	-0.942;	0.141;	1.182;	1.787;	1.678;	0.953;	-0.12;
-1.151;	-1.743;	-1.639;	-0.912;	0.174;	1.208;	1.795;	1.663;	0.921;	-0.155;
-1.177;	-1.75;	-1.624;	-0.884;	0.209;	1.232;	1.804;	1.647;	0.899;	-0.185;
-1.201;	-1.756;	-1.613;	-0.853;	0.244;	1.258;	1.811;	1.632;	0.864;	-0.22;
-1.227;	-1.765;	-1.595;	-0.825;	0.279;	1.284;	1.815;	1.619;	0.834;	-0.257;
-1.254;	-1.772;	-1.58;	-0.794;	0.311;	1.31;	1.819;	1.602;	0.801;	-0.289;
-1.282;	-1.774;	-1.565;	-0.762;	0.348;	1.336;	1.824;	1.582;	0.77;	-0.324;
-1.304;	-1.776;	-1.547;	-0.731;	0.381;	1.358;	1.826;	1.565;	0.742;	-0.357;
-1.328;	-1.78;	-1.53;	-0.696;	0.416;	1.382;	1.832;	1.573;	0.709;	-0.39;
-1.349;	-1.78;	-1.513;	-0.666;	0.45;	1.402;	1.83;	1.532;	0.677;	-0.422;
-1.371;	-1.78;	-1.497;	-0.635;	0.483;	1.425;	1.835;	1.536;	0.646;	-0.459;
-1.391;	-1.782;	-1.478;	-0.605;	0.514;	1.447;	1.83;	1.495;	0.616;	-0.485;
-1.412;	-1.782;	-1.458;	-0.575;	0.546;	1.465;	1.832;	1.497;	0.585;	-0.52;
-1.436;	-1.782;	-1.441;	-0.54;	0.579;	1.486;	1.828;	1.452;	0.551;	-0.555;
-1.456;	-1.78;	-1.419;	-0.507;	0.612;	1.508;	1.828;	1.432;	0.52;	-0.583;
-1.473;	-1.782;	-1.399;	-0.474;	0.644;	1.528;	1.826;	1.412;	0.483;	-0.616;
-1.493;	-1.778;	-1.378;	-0.442;	0.677;	1.545;	1.824;	1.391;	0.453;	-0.649;
-1.513;	-1.776;	-1.356;	-0.405;	0.712;	1.567;	1.819;	1.369;	0.422;	-0.683;
-1.53;	-1.772;	-1.332;	-0.372;	0.744;	1.582;	1.813;	1.347;	0.39;	-0.712;
-1.547;	-1.767;	-1.308;	-0.342;	0.773;	1.6;	1.811;	1.323;	0.355;	-0.746;
-1.567;	-1.763;	-1.286;	-0.307;	0.805;	1.617;	1.804;	1.297;	0.322;	-0.773;
-1.58;	-1.756;	-1.264;	-0.274;	0.831;	1.632;	1.798;	1.273;	0.285;	-0.805;
-1.6;	-1.756;	-1.238;	-0.237;	0.866;	1.65;	1.789;	1.249;	0.25;	-0.838;
-1.613;	-1.745;	-1.214;	-0.202;	0.899;	1.663;	1.782;	1.223;	0.22;	-0.871;
-1.628;	-1.737;	-1.188;	-0.168;	0.927;	1.678;	1.776;	1.201;	0.181;	-0.901;
-1.641;	-1.732;	-1.16;	-0.131;	0.958;	1.693;	1.765;	1.173;	0.148;	-0.929;
-1.656;	-1.724;	-1.134;	-0.1;	0.99;	1.706;	1.756;	1.145;	0.118;	-0.955;
-1.671;	-1.715;	-1.108;	-0.063;	1.016;	1.719;	1.748;	1.114;	0.081;	-0.99;
-1.682;	-1.706;	-1.082;	-0.028;	1.045;	1.732;	1.737;	1.09;	0.046;	-1.014;
-1.693;	-1.698;	-1.051;	0.007;	1.075;	1.745;	1.726;	1.064;	0.009;	-1.045;
-1.704;	-1.684;	-1.025;	0.041;	1.103;	1.754;	1.715;	1.036;	-0.022;	-1.071;
-1.717;	-1.674;	-0.999;	0.078;	1.132;	1.767;	1.702;	1.008;	-0.054;	-1.101;
-1.724;	-1.661;	-0.966;	0.111;	1.158;	1.778;	1.687;	0.977;	-0.091;	-1.127;
-1.732;	-1.65;	-0.938;	0.144;	1.184;	1.787;	1.678;	0.949;	-0.124;	-1.153;
-1.745;	-1.637;	-0.908;	0.178;	1.212;	1.795;	1.663;	0.921;	-0.159;	-1.182;
-1.75;	-1.624;	-0.879;	0.213;	1.234;	1.804;	1.647;	0.89;	-0.192;	-1.208;
-1.761;	-1.61;	-0.849;	0.248;	1.262;	1.811;	1.63;	0.855;	-0.233;	-1.232;
-1.765;	-1.593;	-0.818;	0.283;	1.286;	1.815;	1.615;	0.827;	-0.261;	-1.26;
-1.772;	-1.578;	-0.79;	0.32;	1.312;	1.824;	1.6;	0.797;	-0.294;	-1.284;
-1.776;	-1.56;	-0.757;	0.353;	1.338;	1.826;	1.58;	0.768;	-0.331;	-1.308;
-1.776;	-1.545;	-0.725;	0.383;	1.362;	1.83;	1.565;	0.738;	-0.361;	-1.33;
-1.782;	-1.528;	-0.694;	0.418;	1.384;	1.83;	1.547;	0.701;	-0.398;	-1.354;
-1.782;	-1.513;	-0.659;	0.453;	1.406;	1.832;	1.552;	0.672;	-0.429;	-1.375;
-1.782;	-1.493;	-0.629;	0.487;	1.428;	1.832;	1.534;	0.638;	-0.464;	-1.395;
-1.782;	-1.473;	-0.596;	0.522;	1.452;	1.83;	1.491;	0.607;	-0.496;	-1.419;
-1.782;	-1.456;	-0.566;	0.553;	1.469;	1.83;	1.469;	0.572;	-0.529;	-1.441;
-1.782;	-1.434;	-0.531;	0.588;	1.491;	1.83;	1.447;	0.546;	-0.561;	-1.458;
-1.782;	-1.412;	-0.498;	0.618;	1.513;	1.828;	1.428;	0.509;	-0.594;	-1.48;
-1.782;	-1.391;	-0.464;	0.655;	1.532;	1.824;	1.406;	0.474;	-0.625;	-1.497;
-1.776;	-1.369;	-0.431;	0.686;	1.55;	1.822;	1.384;	0.444;	-0.657;	-1.519;
-1.776;	-1.351;	-0.398;	0.718;	1.571;	1.819;	1.365;	0.411;	-0.692;	-1.536;
-1.772;	-1.325;	-0.363;	0.751;	1.589;	1.813;	1.341;	0.379;	-0.72;	-1.552;
-1.767;	-1.304;	-0.333;	0.779;	1.604;	1.811;	1.317;	0.346;	-0.751;	-1.571;
-1.761;	-1.282;	-0.3;	0.814;	1.621;	1.804;	1.291;	0.313;	-0.781;	-1.584;
-1.756;	-1.258;	-0.263;	0.838;	1.637;	1.795;	1.269;	0.279;	-0.814;	-1.6;
-1.754;	-1.236;	-0.233;	0.871;	1.652;	1.791;	1.247;	0.244;	-0.844;	-1.617;
-1.745;	-1.208;	-0.198;	0.899;	1.665;	1.782;	1.219;	0.213;	-0.873;	-1.628;
-1.739;	-1.186;	-0.163;	0.931;	1.682;	1.774;	1.193;	0.176;	-0.905;	-1.645;
-1.728;	-1.158;	-0.126;	0.964;	1.695;	1.763;	1.171;	0.146;	-0.934;	-1.654;
-1.721;	-1.132;	-0.096;	0.992;	1.711;	1.754;	1.143;	0.111;	-0.962;	-1.671;
-1.711;	-1.106;	-0.061;	1.021;	1.721;	1.748;	1.114;	0.078;	-0.99;	-1.682;
-1.702;	-1.077;	-0.026;	1.047;	1.732;	1.737;	1.088;	0.046;	-1.019;	-1.693;
-1.695;	-1.049;	0.009;	1.077;	1.745;	1.726;	1.062;	0.007;	-1.047;	-1.704;
-1.682;	-1.025;	0.041;	1.103;	1.754;	1.713;	1.034;	-0.026;	-1.075;	-1.715;
-1.674;	-0.997;	0.078;	1.132;	1.767;	1.7;	1.003;	-0.059;	-1.106;	-1.726;
-1.663;	-0.966;	0.113;	1.16;	1.778;	1.684;	0.975;	-0.091;	-1.132;	-1.737;
-1.65;	-0.936;	0.146;	1.188;	1.789;	1.674;	0.945;	-0.128;	-1.158;	-1.748;
-1.637;	-0.903;	0.183;	1.214;	1.795;	1.661;	0.912;	-0.161;	-1.186;	-1.754;
-1.619;	-0.873;	0.218;	1.238;	1.804;	1.645;	0.886;	-0.194;	-1.21;	-1.758;
-1.61;	-0.844;	0.252;	1.267;	1.813;	1.63;	0.86;	-0.233;	-1.234;	-1.765;
-1.593;	-0.816;	0.287;	1.291;	1.817;	1.615;	0.825;	-0.263;	-1.258;	-1.769;
-1.578;	-0.788;	0.32;	1.314;	1.822;	1.6;	0.799;	-0.296;	-1.286;	-1.774;
-1.563;	-0.753;	0.35;	1.338;	1.826;	1.58;	0.764;	-0.333;	-1.31;	-1.778;
-1.543;	-0.725;	0.383;	1.362;	1.828;	1.563;	0.736;	-0.363;	-1.332;	-1.782;
-1.528;	-0.692;	0.422;	1.386;	1.83;	1.545;	0.699;	-0.4;	-1.356;	-1.782;
-1.513;	-0.662;	0.457;	1.408;	1.83;	1.526;	0.668;	-0.433;	-1.38;	-1.785;
-1.493;	-0.627;	0.49;	1.432;	1.832;	1.53;	0.635;	-0.47;	-1.399;	-1.782;
-1.471;	-0.592;	0.527;	1.454;	1.83;	1.486;	0.603;	-0.501;	-1.423;	-1.785;
-1.449;	-0.561;	0.559;	1.476;	1.83;	1.467;	0.568;	-0.535;	-1.445;	-1.78;
-1.432;	-0.527;	0.594;	1.497;	1.83;	1.443;	0.538;	-0.568;	-1.465;	-1.78;
-1.41;	-0.492;	0.627;	1.517;	1.828;	1.423;	0.503;	-0.601;	-1.484;	-1.782;
-1.388;	-0.457;	0.659;	1.536;	1.824;	1.402;	0.466;	-0.633;	-1.502;	-1.778;
-1.367;	-0.422;	0.692;	1.554;	1.822;	1.38;	0.435;	-0.666;	-1.521;	-1.776;
-1.347;	-0.392;	0.725;	1.573;	1.817;	1.356;	0.403;	-0.703;	-1.541;	-1.772;
-1.321;	-0.357;	0.755;	1.591;	1.811;	1.336;	0.372;	-0.729;	-1.556;	-1.767;
-1.299;	-0.326;	0.788;	1.608;	1.806;	1.312;	0.337;	-0.76;	-1.578;	-1.761;
-1.275;	-0.292;	0.818;	1.626;	1.8;	1.286;	0.305;	-0.79;	-1.591;	-1.754;
-1.251;	-0.252;	0.851;	1.643;	1.793;	1.262;	0.27;	-0.823;	-1.606;	-1.752;
-1.225;	-0.22;	0.881;	1.658;	1.787;	1.236;	0.233;	-0.855;	
];

npoints = length(voltages);
times = ((0:(npoints-1)) + firstIndex - triggerIndex) / samplingFreq;
endtimes = [times(1), times(end)];
triglowpts = [triggerLow, triggerLow];
trighighpts = [triggerHigh, triggerHigh];

% Plot the data
fname = ['DSO Nano Waveform/FFT plot: ' fileNumber];
figure('Name',fname);
subplot(3,1,1)       % add Data plot in 3 x 1 grid
plot(...
	endtimes, triglowpts,  'r', ...
	endtimes, trighighpts, 'r', ...
	   times, voltages,    'b'  ...
);
title('DSO Nano Waveform plot');
xlabel('Time (relative to trigger)');
ylabel('Voltage');
grid on;

subplot(3,1,2)       % add FFT plot in 3 x 1 grid
N = 4096;
fs = samplingFreq;
freq = linspace(0,fs,N);
F = fft(voltages,N);
maxFreq = N;
plot(freq(1:maxFreq),abs(F(1:maxFreq)));
title('DSO Nano FFT plot');
ylabel('MAGNITUDE (DB)');
xlabel('FREQUENCY(Hz.)');
grid on;

subplot(3,1,3)       % add FFT phase plot in 3 x 1 grid
phs = unwrap(angle(F));
lF = length(F);
f = (0:lF-1)/lF*fs;
plot(f,phs/pi)
title('DSO Nano FFT phase plot');
ylabel('Phase / \pi');
xlabel('Frequency(Hz.)');
grid on;